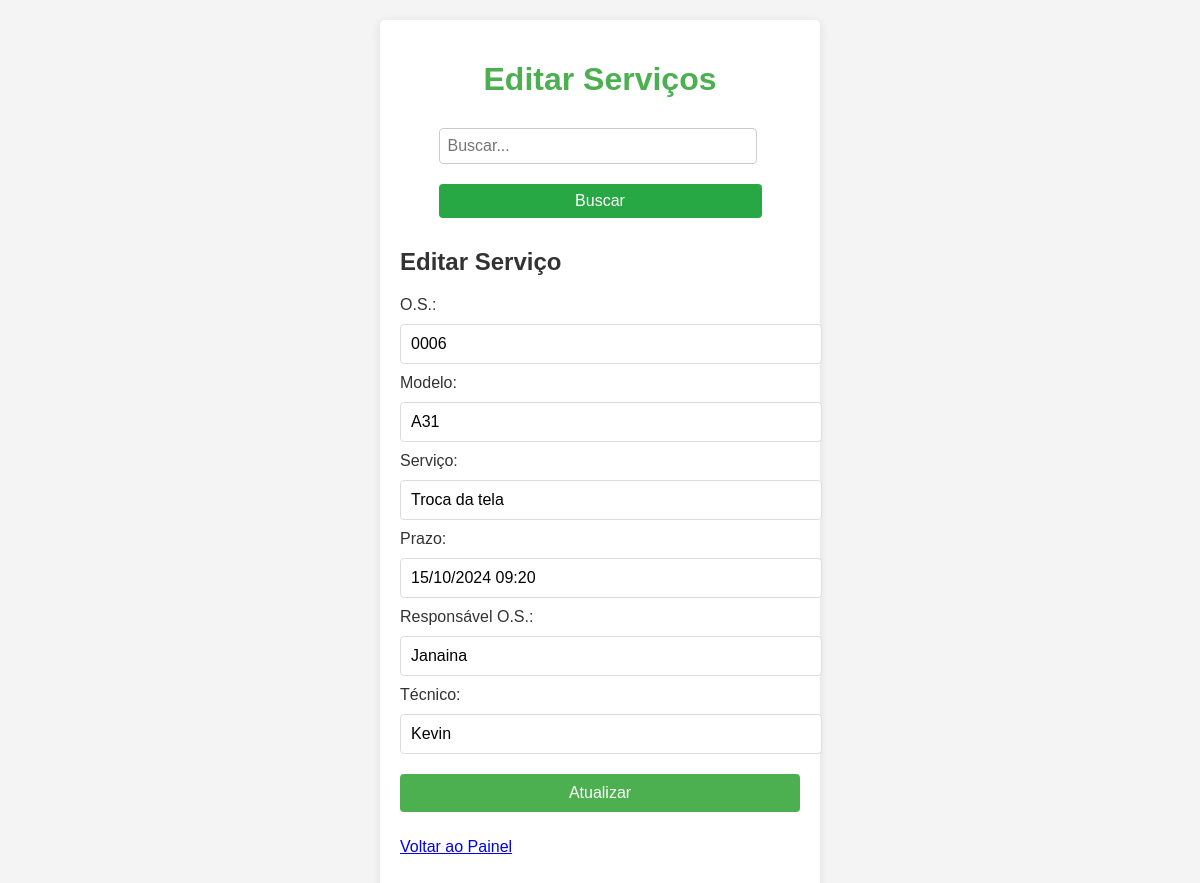
The app's page /editar_servico.php?edit=12 (signed in) with its own data.
### tables this page shows
CREATE TABLE `servicos` (
  `id` int(11) NOT NULL,
  `os` varchar(255) NOT NULL,
  `modelo` varchar(255) NOT NULL,
  `servico` varchar(255) NOT NULL,
  `prazo` datetime NOT NULL,
  `responsavel_os` varchar(255) NOT NULL,
  `tecnico` varchar(255) NOT NULL,
  `carimbo` datetime NOT NULL,
  `entrega` tinyint(1) NOT NULL DEFAULT 0
);

### editar_servico.php (the view, shortened to what this page needs)
<?php
require 'config.php';
$servicoParaEditar = null;
$searchQuery = '';
if (isset($_GET['edit'])) {
    $idEditar = $_GET['edit'];
    $stmt = $pdo->prepare("SELECT * FROM servicos WHERE id = ?");
    $stmt->execute([$idEditar]);
    $servicoParaEditar = $stmt->fetch(PDO::FETCH_ASSOC);
}
?>
<!DOCTYPE html>
<html lang="pt-BR">
<head>
    <link rel="stylesheet" href="./css/inserir_info.css">
    <link rel="stylesheet" href="https://cdn.jsdelivr.net/npm/flatpickr/dist/flatpickr.min.css">
</head>
<body>
    <div class="container">
        <h1>Editar Serviços</h1>
        <div class="search-container">
            <form method="GET">
                <input type="text" name="search" value="<?= htmlspecialchars($searchQuery) ?>" placeholder="Buscar...">
                <button type="submit">Buscar</button>
            </form>
        </div>
        <?php if ($servicoParaEditar): ?>
            <h2>Editar Serviço</h2>
            <form method="POST">
                <label>O.S.:</label>
                <input type="text" name="os" value="<?= htmlspecialchars($servicoParaEditar['os']); ?>" required>
                <label>Modelo:</label>
                <input type="text" name="modelo" value="<?= htmlspecialchars($servicoParaEditar['modelo']); ?>" required>
                <label>Serviço:</label>
                <input type="text" name="servico" value="<?= htmlspecialchars($servicoParaEditar['servico']); ?>" required>
                <label>Prazo:</label>
                <input type="text" id="prazo" name="prazo" value="<?= date('d/m/Y H:i', strtotime($servicoParaEditar['prazo'])); ?>" required>
                <label>Responsável O.S.:</label>
                <input type="text" name="responsavel_os" value="<?= htmlspecialchars($servicoParaEditar['responsavel_os']); ?>" required>
                <label>Técnico:</label>
                <input type="text" name="tecnico" value="<?= htmlspecialchars($servicoParaEditar['tecnico']); ?>" required>
                <button type="submit">Atualizar</button>
            </form>
        <?php endif; ?>
        <p><a href="dashboard.php">Voltar ao Painel</a></p>
    </div>
</body>
</html>

### inserir_info.css (style rules this page uses)
body { font-family: Arial, sans-serif; background-color: #f4f4f4; color: #333; margin: 0; padding: 20px; }
.container { max-width: 400px; margin: 0 auto; padding: 20px; background-color: #fff; border-radius: 5px; box-shadow: 0 2px 10px rgba(0, 0, 0, 0.1); }
h1 { color: #4CAF50; margin-bottom: 20px; text-align: center; }
form { display: flex; flex-direction: column; }
input[type="text"], button { width: 100%; padding: 10px; margin: 10px 0; border: 1px solid #ddd; border-radius: 4px; font-size: 16px; }
button { background-color: #4CAF50; color: white; border: none; cursor: pointer; transition: background-color 0.3s; }

### editar_servico.php (style rules this page uses)
.search-container { display: flex; justify-content: center; margin-bottom: 20px; }
.search-container input[type="text"] { width: 300px; padding: 8px; margin-right: 5px; border: 1px solid #ccc; border-radius: 4px; }
.search-container button { padding: 8px 12px; border: none; background-color: #28a745; color: white; border-radius: 4px; cursor: pointer; }

### records on screen
servicos: os "0006", modelo "A31", servico "Troca da tela", prazo "15/10/2024 09:20", responsavel_os "Janaina", tecnico "Kevin"
